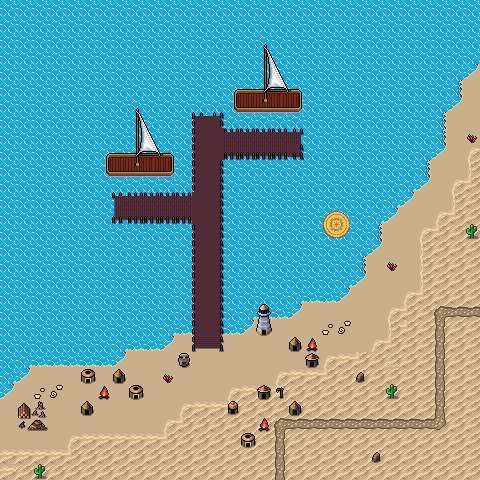

Below is a game level as drawn by its tile map, then a one-line description and the .tmx that defines it (tile-layer data replaced by summaries):
An orthogonal 30x30 tile map with 16x16 px tiles, 4 tile layers (Collision, Background, Walls, Clutter), 4 tilesets and 27 objects.

<map version="1.10" tiledversion="1.10.1" orientation="orthogonal" renderorder="right-down" width="30" height="30" tilewidth="16" tileheight="16" infinite="0" nextlayerid="8" nextobjectid="78">
 <editorsettings>
  <export target="wastetown..tmx" format="tmx" />
 </editorsettings>
 <properties>
  <property name="dungeonEffect">{
  "startBattleWithCard": [ "Daring Piracy" ],
}</property>
 </properties>
 <tileset firstgid="1" source="../../../../common/maps/tileset/main.tsx" />
 <tileset firstgid="10113" source="../../../../common/maps/tileset/buildings.tsx" />
 <tileset firstgid="11905" name="dungeon large" tilewidth="16" tileheight="16" tilecount="16384" columns="128">
  <image source="../../../../common/maps/tileset/dungeon/dungeon_bis.png" width="2048" height="2048" />
 </tileset>
 <tileset firstgid="28289" source="../../../../common/maps/tileset/main-nocollide.tsx" />
 <layer id="6" name="Collision" width="30" height="30">
  <data>[900 cells, 0 non-empty, 0 distinct tile ids]</data>
 </layer>
 <layer id="1" name="Background" width="30" height="30">
  <data>[900 cells, 900 non-empty, 4 distinct tile ids]</data>
 </layer>
 <layer id="2" name="Walls" width="30" height="30">
  <data>[900 cells, 477 non-empty, 57 distinct tile ids]</data>
 </layer>
 <layer id="3" name="Clutter" width="30" height="30">
  <properties>
   <property name="spriteLayer" type="bool" value="true" />
  </properties>
  <data>[900 cells, 113 non-empty, 40 distinct tile ids]</data>
 </layer>
 <objectgroup id="4" name="Objects">
  <object id="38" template="../../../../common/maps/obj/entry_up.tx" x="260" y="479.167" width="48" height="34">
   <properties>
    <property name="direction" value="up" />
    <property name="teleport" value="" />
   </properties>
  </object>
  <object id="48" template="../../obj/treasure.tx" x="61.25" y="388" />
  <object id="51" template="../../obj/treasure.tx" x="271" y="149.333" />
  <object id="52" template="../../../../common/maps/obj/gold.tx" x="248.833" y="145.833" />
  <object id="54" template="../../../../common/maps/obj/enemy.tx" x="202.001" y="150.583">
   <properties>
    <property name="effect">{ "startBattleWithCard": [ "Coastal Piracy"]
}</property>
    <property name="enemy" value="Pirate Captain" />
    <property name="threatRange" type="int" value="50" />
   </properties>
  </object>
  <object id="55" template="../../../../common/maps/obj/enemy.tx" x="198.666" y="247.667">
   <properties>
    <property name="enemy" value="Pirate" />
    <property name="threatRange" type="int" value="40" />
    <property name="waypoints" value="63,62,60,61,60" />
   </properties>
  </object>
  <object id="56" template="../../../../common/maps/obj/enemy.tx" x="76.6667" y="399.333">
   <properties>
    <property name="enemy" value="Pirate" />
    <property name="threatRange" type="int" value="40" />
   </properties>
  </object>
  <object id="57" template="../../../../common/maps/obj/enemy.tx" x="247" y="416">
   <properties>
    <property name="enemy" value="Pirate" />
   </properties>
  </object>
  <object id="58" template="../../../../common/maps/obj/enemy.tx" x="317" y="339.5">
   <properties>
    <property name="enemy" value="Pirate" />
    <property name="threatRange" type="int" value="40" />
   </properties>
  </object>
  <object id="59" template="../../../../common/maps/obj/enemy.tx" x="186.5" y="396.833">
   <properties>
    <property name="enemy" value="Pirate" />
    <property name="threatRange" type="int" value="40" />
    <property name="waypoints" value="68,66" />
   </properties>
  </object>
  <object id="60" template="../../../../common/maps/obj/waypoint.tx" x="199.5" y="212.5" />
  <object id="61" template="../../../../common/maps/obj/waypoint.tx" x="116.5" y="215" />
  <object id="62" template="../../../../common/maps/obj/waypoint.tx" x="199" y="344.5" />
  <object id="63" template="../../../../common/maps/obj/waypoint.tx" x="198.667" y="137.167" />
  <object id="64" template="../../../../common/maps/obj/waypoint.tx" x="203.5" y="476" />
  <object id="65" template="../../../../common/maps/obj/waypoint.tx" x="348.5" y="469.5" />
  <object id="66" template="../../../../common/maps/obj/waypoint.tx" x="98.1667" y="449.833" />
  <object id="67" template="../../../../common/maps/obj/waypoint.tx" x="365.5" y="422" />
  <object id="68" template="../../../../common/maps/obj/waypoint.tx" x="240.333" y="353.333" />
  <object id="69" template="../../../../common/maps/obj/collision.tx" x="-0.5" y="480.5" width="481" height="16" />
  <object id="70" template="../../../../common/maps/obj/collision.tx" x="0" y="-17.5" width="481" height="16" />
  <object id="71" template="../../../../common/maps/obj/collision.tx" x="481" y="-19.5415" width="16" height="516.083" />
  <object id="72" template="../../../../common/maps/obj/collision.tx" x="-16" y="-19.5415" width="16" height="516.083" />
  <object id="74" template="../../../../common/maps/obj/enemy.tx" x="453" y="178.333">
   <properties>
    <property name="enemy" value="Scorpion" />
    <property name="threatRange" type="int" value="40" />
   </properties>
  </object>
  <object id="75" template="../../../../common/maps/obj/manashards.tx" x="463.333" y="126.667" />
  <object id="76" template="../../../../common/maps/obj/manashards.tx" x="300" y="338.333" />
  <object id="77" template="../../obj/booster.tx" x="135" y="212.667">
   <properties>
    <property name="reward">[{"editions":["MH1","MH2","LTR","MH3","2XM"],"type":"card","count":10,"rarity":["Common"]},{"editions":["MH1","MH2","LTR","MH3","2XM"],"type":"card","count":3,"rarity":["Uncommon"]},{"editions":["MH1","MH2","LTR","MH3","2XM"],"type":"card","count":3,"rarity":["Rare","Mythic Rare"]}]</property>
   </properties>
  </object>
 </objectgroup>
</map>
